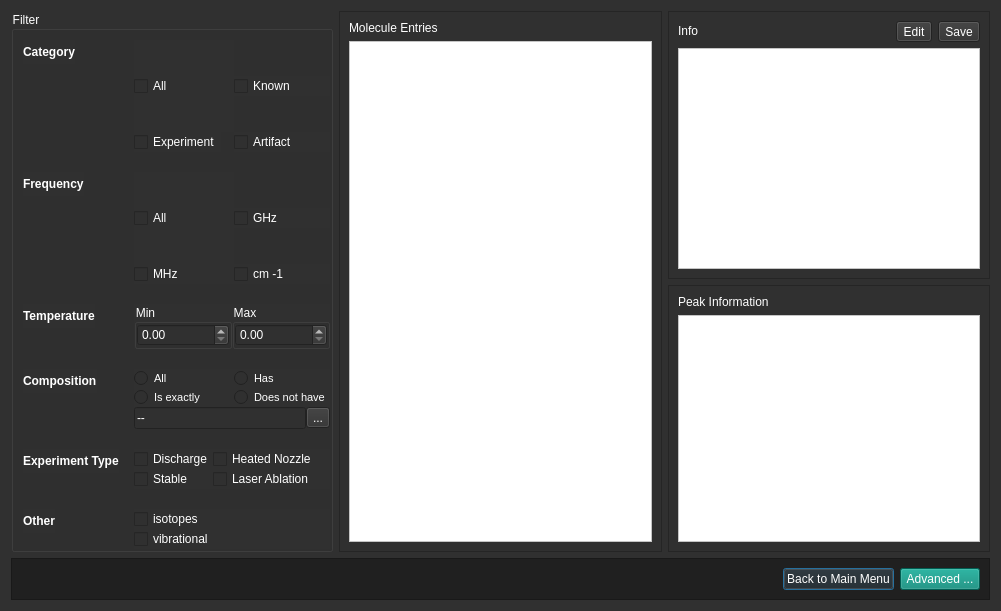
<?xml version="1.0" encoding="UTF-8"?>
<ui version="4.0">
 <class>Dialog</class>
 <widget class="QDialog" name="Dialog">
  <property name="geometry">
   <rect>
    <x>0</x>
    <y>0</y>
    <width>1001</width>
    <height>611</height>
   </rect>
  </property>
  <property name="windowTitle">
   <string>Dialog</string>
  </property>
  <property name="styleSheet">
   <string notr="true">background-color: rgb(48, 48, 48);
color: rgb(255, 255, 255);</string>
  </property>
  <layout class="QGridLayout" name="gridLayout_12">
   <item row="0" column="2">
    <widget class="QScrollArea" name="scrollArea_2">
     <property name="widgetResizable">
      <bool>true</bool>
     </property>
     <widget class="QWidget" name="scrollAreaWidgetContents_2">
      <property name="geometry">
       <rect>
        <x>0</x>
        <y>0</y>
        <width>308</width>
        <height>265</height>
       </rect>
      </property>
      <layout class="QGridLayout" name="gridLayout_2">
       <item row="0" column="0">
        <layout class="QHBoxLayout" name="horizontalLayout_2">
         <item>
          <widget class="QLabel" name="label_6">
           <property name="sizePolicy">
            <sizepolicy hsizetype="Preferred" vsizetype="Fixed">
             <horstretch>0</horstretch>
             <verstretch>0</verstretch>
            </sizepolicy>
           </property>
           <property name="text">
            <string>Info</string>
           </property>
          </widget>
         </item>
         <item>
          <widget class="QToolButton" name="toolButton">
           <property name="maximumSize">
            <size>
             <width>16777215</width>
             <height>30</height>
            </size>
           </property>
           <property name="text">
            <string>Edit</string>
           </property>
          </widget>
         </item>
         <item>
          <widget class="QToolButton" name="toolButton_3">
           <property name="maximumSize">
            <size>
             <width>16777215</width>
             <height>30</height>
            </size>
           </property>
           <property name="text">
            <string>Save</string>
           </property>
          </widget>
         </item>
        </layout>
       </item>
       <item row="1" column="0">
        <widget class="QTableWidget" name="info_table">
         <property name="styleSheet">
          <string notr="true">background-color: rgb(255, 255, 255);
color: rgb(0, 0, 0);</string>
         </property>
        </widget>
       </item>
      </layout>
     </widget>
    </widget>
   </item>
   <item row="1" column="2">
    <widget class="QScrollArea" name="scrollArea_3">
     <property name="sizePolicy">
      <sizepolicy hsizetype="Expanding" vsizetype="Expanding">
       <horstretch>0</horstretch>
       <verstretch>0</verstretch>
      </sizepolicy>
     </property>
     <property name="widgetResizable">
      <bool>true</bool>
     </property>
     <widget class="QWidget" name="scrollAreaWidgetContents_3">
      <property name="geometry">
       <rect>
        <x>0</x>
        <y>0</y>
        <width>308</width>
        <height>264</height>
       </rect>
      </property>
      <layout class="QGridLayout" name="gridLayout_11">
       <item row="0" column="0">
        <widget class="QLabel" name="label_11">
         <property name="text">
          <string>Peak Information</string>
         </property>
        </widget>
       </item>
       <item row="1" column="0">
        <widget class="QTableWidget" name="peak_table">
         <property name="styleSheet">
          <string notr="true">background-color: rgb(255, 255, 255);
color: rgb(0, 0, 0);</string>
         </property>
        </widget>
       </item>
      </layout>
     </widget>
    </widget>
   </item>
   <item row="0" column="1" rowspan="2">
    <widget class="QScrollArea" name="scrollArea">
     <property name="sizePolicy">
      <sizepolicy hsizetype="Expanding" vsizetype="Expanding">
       <horstretch>0</horstretch>
       <verstretch>0</verstretch>
      </sizepolicy>
     </property>
     <property name="widgetResizable">
      <bool>true</bool>
     </property>
     <widget class="QWidget" name="scrollAreaWidgetContents">
      <property name="geometry">
       <rect>
        <x>0</x>
        <y>0</y>
        <width>309</width>
        <height>539</height>
       </rect>
      </property>
      <layout class="QGridLayout" name="gridLayout">
       <item row="0" column="0">
        <widget class="QLabel" name="label_5">
         <property name="text">
          <string>Molecule Entries</string>
         </property>
        </widget>
       </item>
       <item row="1" column="0">
        <widget class="QTableWidget" name="molecules_table">
         <property name="styleSheet">
          <string notr="true">background-color: rgb(255, 255, 255);
color: rgb(0, 0, 0);</string>
         </property>
        </widget>
       </item>
      </layout>
     </widget>
    </widget>
   </item>
   <item row="0" column="0" rowspan="2">
    <widget class="QGroupBox" name="groupBox_3">
     <property name="font">
      <font>
       <pointsize>9</pointsize>
      </font>
     </property>
     <property name="title">
      <string>Filter</string>
     </property>
     <layout class="QGridLayout" name="gridLayout_5">
      <property name="rightMargin">
       <number>0</number>
      </property>
      <property name="bottomMargin">
       <number>0</number>
      </property>
      <property name="spacing">
       <number>0</number>
      </property>
      <item row="0" column="0">
       <layout class="QFormLayout" name="formLayout">
        <property name="fieldGrowthPolicy">
         <enum>QFormLayout::ExpandingFieldsGrow</enum>
        </property>
        <property name="labelAlignment">
         <set>Qt::AlignLeading|Qt::AlignLeft|Qt::AlignVCenter</set>
        </property>
        <property name="horizontalSpacing">
         <number>15</number>
        </property>
        <property name="verticalSpacing">
         <number>20</number>
        </property>
        <item row="0" column="0">
         <widget class="QLabel" name="label_2">
          <property name="font">
           <font>
            <weight>75</weight>
            <bold>true</bold>
           </font>
          </property>
          <property name="text">
           <string>Category</string>
          </property>
         </widget>
        </item>
        <item row="0" column="1">
         <layout class="QGridLayout" name="gridLayout_10">
          <property name="spacing">
           <number>0</number>
          </property>
          <item row="0" column="0">
           <widget class="QCheckBox" name="checkBox_7">
            <property name="sizePolicy">
             <sizepolicy hsizetype="Fixed" vsizetype="MinimumExpanding">
              <horstretch>0</horstretch>
              <verstretch>0</verstretch>
             </sizepolicy>
            </property>
            <property name="minimumSize">
             <size>
              <width>100</width>
              <height>0</height>
             </size>
            </property>
            <property name="maximumSize">
             <size>
              <width>100</width>
              <height>16777215</height>
             </size>
            </property>
            <property name="styleSheet">
             <string notr="true"/>
            </property>
            <property name="text">
             <string>All</string>
            </property>
           </widget>
          </item>
          <item row="1" column="0">
           <widget class="QCheckBox" name="checkBox_3">
            <property name="sizePolicy">
             <sizepolicy hsizetype="Fixed" vsizetype="Fixed">
              <horstretch>0</horstretch>
              <verstretch>0</verstretch>
             </sizepolicy>
            </property>
            <property name="styleSheet">
             <string notr="true"/>
            </property>
            <property name="text">
             <string>Experiment</string>
            </property>
           </widget>
          </item>
          <item row="0" column="1">
           <widget class="QCheckBox" name="checkBox">
            <property name="sizePolicy">
             <sizepolicy hsizetype="MinimumExpanding" vsizetype="Fixed">
              <horstretch>0</horstretch>
              <verstretch>0</verstretch>
             </sizepolicy>
            </property>
            <property name="styleSheet">
             <string notr="true"/>
            </property>
            <property name="text">
             <string>Known</string>
            </property>
            <property name="autoExclusive">
             <bool>false</bool>
            </property>
           </widget>
          </item>
          <item row="1" column="1">
           <widget class="QCheckBox" name="checkBox_2">
            <property name="sizePolicy">
             <sizepolicy hsizetype="Expanding" vsizetype="Fixed">
              <horstretch>0</horstretch>
              <verstretch>0</verstretch>
             </sizepolicy>
            </property>
            <property name="styleSheet">
             <string notr="true"/>
            </property>
            <property name="text">
             <string>Artifact</string>
            </property>
           </widget>
          </item>
         </layout>
        </item>
        <item row="1" column="0">
         <widget class="QLabel" name="label">
          <property name="font">
           <font>
            <weight>75</weight>
            <bold>true</bold>
           </font>
          </property>
          <property name="styleSheet">
           <string notr="true">color: rgb(255, 255, 255);</string>
          </property>
          <property name="text">
           <string>Frequency</string>
          </property>
         </widget>
        </item>
        <item row="1" column="1">
         <layout class="QGridLayout" name="gridLayout_9">
          <item row="0" column="0">
           <widget class="QCheckBox" name="checkBox_8">
            <property name="sizePolicy">
             <sizepolicy hsizetype="Fixed" vsizetype="MinimumExpanding">
              <horstretch>0</horstretch>
              <verstretch>0</verstretch>
             </sizepolicy>
            </property>
            <property name="minimumSize">
             <size>
              <width>100</width>
              <height>0</height>
             </size>
            </property>
            <property name="maximumSize">
             <size>
              <width>100</width>
              <height>16777215</height>
             </size>
            </property>
            <property name="styleSheet">
             <string notr="true"/>
            </property>
            <property name="text">
             <string>All</string>
            </property>
           </widget>
          </item>
          <item row="1" column="0">
           <widget class="QCheckBox" name="checkBox_4">
            <property name="styleSheet">
             <string notr="true"/>
            </property>
            <property name="text">
             <string>MHz</string>
            </property>
           </widget>
          </item>
          <item row="0" column="1">
           <widget class="QCheckBox" name="checkBox_5">
            <property name="sizePolicy">
             <sizepolicy hsizetype="MinimumExpanding" vsizetype="Fixed">
              <horstretch>0</horstretch>
              <verstretch>0</verstretch>
             </sizepolicy>
            </property>
            <property name="styleSheet">
             <string notr="true"/>
            </property>
            <property name="text">
             <string>GHz</string>
            </property>
           </widget>
          </item>
          <item row="1" column="1">
           <widget class="QCheckBox" name="checkBox_6">
            <property name="styleSheet">
             <string notr="true"/>
            </property>
            <property name="text">
             <string>cm -1</string>
            </property>
           </widget>
          </item>
         </layout>
        </item>
        <item row="2" column="0">
         <widget class="QLabel" name="label_3">
          <property name="font">
           <font>
            <weight>75</weight>
            <bold>true</bold>
           </font>
          </property>
          <property name="text">
           <string>Temperature</string>
          </property>
         </widget>
        </item>
        <item row="2" column="1">
         <layout class="QHBoxLayout" name="horizontalLayout">
          <item>
           <widget class="QGroupBox" name="groupBox">
            <property name="title">
             <string>Min</string>
            </property>
            <layout class="QGridLayout" name="gridLayout_3">
             <property name="margin">
              <number>0</number>
             </property>
             <property name="spacing">
              <number>0</number>
             </property>
             <item row="0" column="0">
              <widget class="QDoubleSpinBox" name="doubleSpinBox">
               <property name="sizePolicy">
                <sizepolicy hsizetype="MinimumExpanding" vsizetype="Fixed">
                 <horstretch>0</horstretch>
                 <verstretch>0</verstretch>
                </sizepolicy>
               </property>
              </widget>
             </item>
            </layout>
           </widget>
          </item>
          <item>
           <widget class="QGroupBox" name="groupBox_2">
            <property name="title">
             <string>Max</string>
            </property>
            <layout class="QGridLayout" name="gridLayout_4">
             <property name="margin">
              <number>0</number>
             </property>
             <property name="spacing">
              <number>0</number>
             </property>
             <item row="0" column="0">
              <widget class="QDoubleSpinBox" name="doubleSpinBox_2">
               <property name="sizePolicy">
                <sizepolicy hsizetype="MinimumExpanding" vsizetype="Fixed">
                 <horstretch>0</horstretch>
                 <verstretch>0</verstretch>
                </sizepolicy>
               </property>
              </widget>
             </item>
            </layout>
           </widget>
          </item>
         </layout>
        </item>
        <item row="3" column="0">
         <widget class="QLabel" name="label_7">
          <property name="font">
           <font>
            <weight>75</weight>
            <bold>true</bold>
           </font>
          </property>
          <property name="text">
           <string>Composition</string>
          </property>
         </widget>
        </item>
        <item row="3" column="1">
         <layout class="QVBoxLayout" name="verticalLayout_3">
          <item>
           <layout class="QGridLayout" name="gridLayout_7">
            <item row="1" column="0">
             <widget class="QRadioButton" name="radioButton_2">
              <property name="font">
               <font>
                <pointsize>8</pointsize>
               </font>
              </property>
              <property name="text">
               <string>Is exactly</string>
              </property>
             </widget>
            </item>
            <item row="0" column="0">
             <widget class="QRadioButton" name="radioButton_4">
              <property name="sizePolicy">
               <sizepolicy hsizetype="Minimum" vsizetype="Fixed">
                <horstretch>0</horstretch>
                <verstretch>0</verstretch>
               </sizepolicy>
              </property>
              <property name="minimumSize">
               <size>
                <width>100</width>
                <height>0</height>
               </size>
              </property>
              <property name="maximumSize">
               <size>
                <width>100</width>
                <height>16777215</height>
               </size>
              </property>
              <property name="font">
               <font>
                <pointsize>8</pointsize>
               </font>
              </property>
              <property name="text">
               <string>All</string>
              </property>
             </widget>
            </item>
            <item row="0" column="1">
             <widget class="QRadioButton" name="radioButton">
              <property name="sizePolicy">
               <sizepolicy hsizetype="MinimumExpanding" vsizetype="Fixed">
                <horstretch>0</horstretch>
                <verstretch>0</verstretch>
               </sizepolicy>
              </property>
              <property name="font">
               <font>
                <pointsize>8</pointsize>
               </font>
              </property>
              <property name="text">
               <string>Has</string>
              </property>
             </widget>
            </item>
            <item row="1" column="1">
             <widget class="QRadioButton" name="radioButton_3">
              <property name="font">
               <font>
                <pointsize>8</pointsize>
               </font>
              </property>
              <property name="text">
               <string>Does not have</string>
              </property>
             </widget>
            </item>
           </layout>
          </item>
          <item>
           <layout class="QVBoxLayout" name="verticalLayout_2">
            <item>
             <layout class="QHBoxLayout" name="horizontalLayout_3">
              <property name="spacing">
               <number>0</number>
              </property>
              <item>
               <widget class="QLineEdit" name="lineEdit_2">
                <property name="text">
                 <string>--</string>
                </property>
               </widget>
              </item>
              <item>
               <widget class="QToolButton" name="toolButton_2">
                <property name="text">
                 <string>...</string>
                </property>
               </widget>
              </item>
             </layout>
            </item>
           </layout>
          </item>
         </layout>
        </item>
        <item row="4" column="0">
         <widget class="QLabel" name="label_9">
          <property name="font">
           <font>
            <weight>75</weight>
            <bold>true</bold>
           </font>
          </property>
          <property name="text">
           <string>Experiment Type</string>
          </property>
          <property name="wordWrap">
           <bool>true</bool>
          </property>
         </widget>
        </item>
        <item row="4" column="1">
         <layout class="QGridLayout" name="gridLayout_8">
          <item row="0" column="0">
           <widget class="QCheckBox" name="checkBox_9">
            <property name="text">
             <string>Discharge</string>
            </property>
           </widget>
          </item>
          <item row="1" column="0">
           <widget class="QCheckBox" name="checkBox_10">
            <property name="text">
             <string>Stable</string>
            </property>
           </widget>
          </item>
          <item row="0" column="1">
           <widget class="QCheckBox" name="checkBox_11">
            <property name="sizePolicy">
             <sizepolicy hsizetype="MinimumExpanding" vsizetype="Fixed">
              <horstretch>0</horstretch>
              <verstretch>0</verstretch>
             </sizepolicy>
            </property>
            <property name="text">
             <string>Heated Nozzle</string>
            </property>
           </widget>
          </item>
          <item row="1" column="1">
           <widget class="QCheckBox" name="checkBox_12">
            <property name="text">
             <string>Laser Ablation</string>
            </property>
           </widget>
          </item>
         </layout>
        </item>
        <item row="5" column="0">
         <widget class="QLabel" name="label_10">
          <property name="font">
           <font>
            <weight>75</weight>
            <bold>true</bold>
           </font>
          </property>
          <property name="text">
           <string>Other</string>
          </property>
          <property name="wordWrap">
           <bool>true</bool>
          </property>
         </widget>
        </item>
        <item row="5" column="1">
         <layout class="QGridLayout" name="gridLayout_6">
          <item row="0" column="0">
           <widget class="QCheckBox" name="checkBox_13">
            <property name="text">
             <string>isotopes</string>
            </property>
           </widget>
          </item>
          <item row="1" column="0">
           <widget class="QCheckBox" name="checkBox_14">
            <property name="sizePolicy">
             <sizepolicy hsizetype="MinimumExpanding" vsizetype="Fixed">
              <horstretch>0</horstretch>
              <verstretch>0</verstretch>
             </sizepolicy>
            </property>
            <property name="text">
             <string>vibrational</string>
            </property>
           </widget>
          </item>
         </layout>
        </item>
       </layout>
      </item>
     </layout>
    </widget>
   </item>
   <item row="2" column="0" colspan="3">
    <widget class="QFrame" name="frame_2">
     <property name="sizePolicy">
      <sizepolicy hsizetype="Preferred" vsizetype="Fixed">
       <horstretch>0</horstretch>
       <verstretch>0</verstretch>
      </sizepolicy>
     </property>
     <property name="styleSheet">
      <string notr="true">background-color: rgb(32, 32, 32);</string>
     </property>
     <property name="frameShape">
      <enum>QFrame::StyledPanel</enum>
     </property>
     <property name="frameShadow">
      <enum>QFrame::Raised</enum>
     </property>
     <layout class="QHBoxLayout" name="horizontalLayout_4">
      <item>
       <spacer name="horizontalSpacer">
        <property name="orientation">
         <enum>Qt::Horizontal</enum>
        </property>
        <property name="sizeHint" stdset="0">
         <size>
          <width>40</width>
          <height>20</height>
         </size>
        </property>
       </spacer>
      </item>
      <item>
       <widget class="QPushButton" name="back_btn">
        <property name="sizePolicy">
         <sizepolicy hsizetype="Minimum" vsizetype="MinimumExpanding">
          <horstretch>0</horstretch>
          <verstretch>0</verstretch>
         </sizepolicy>
        </property>
        <property name="text">
         <string>Back to Main Menu</string>
        </property>
       </widget>
      </item>
      <item>
       <widget class="QPushButton" name="advanced_btn">
        <property name="sizePolicy">
         <sizepolicy hsizetype="Minimum" vsizetype="MinimumExpanding">
          <horstretch>0</horstretch>
          <verstretch>0</verstretch>
         </sizepolicy>
        </property>
        <property name="styleSheet">
         <string notr="true">background-color: rgb(1, 133, 116);</string>
        </property>
        <property name="text">
         <string>Advanced ...</string>
        </property>
       </widget>
      </item>
     </layout>
    </widget>
   </item>
  </layout>
 </widget>
 <resources/>
 <connections/>
</ui>
